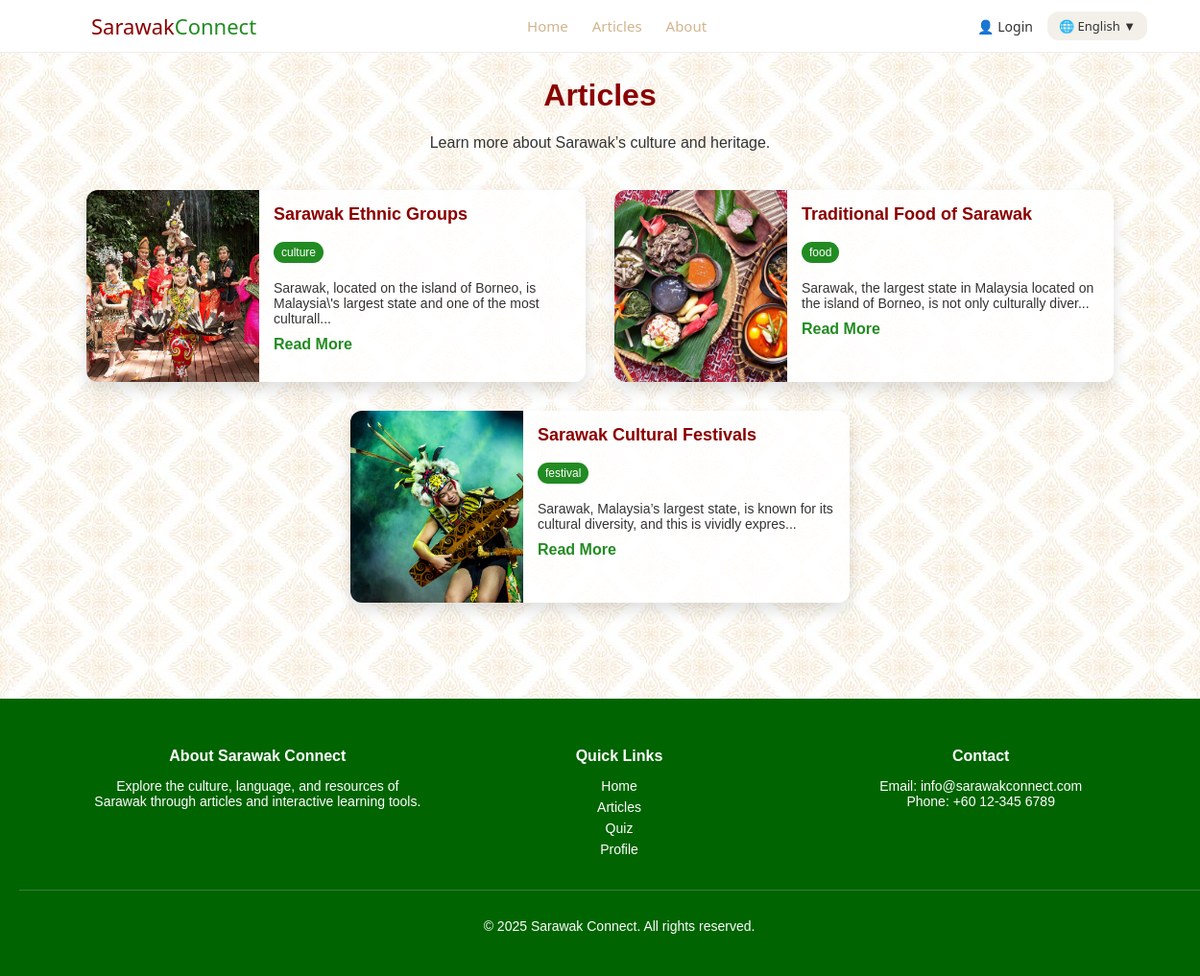
The app's page /articles.php with its own data.
### tables this page shows
CREATE TABLE `articles` (
  `id` int(11) NOT NULL,
  `image` varchar(255) DEFAULT NULL,
  `tag` varchar(50) DEFAULT NULL,
  `title_en` varchar(255) DEFAULT NULL,
  `title_my` varchar(255) DEFAULT NULL,
  `title_zh` varchar(255) DEFAULT NULL,
  `content_en` text DEFAULT NULL,
  `content_my` text DEFAULT NULL,
  `content_zh` text DEFAULT NULL
);

### articles.php (the view, shortened to what this page needs)
<?php
include('includes/db_connect.php');
include('includes/header.php');
$lang = $_SESSION['lang'] ?? 'english';
$title_field = 'title_en';
$content_field = 'content_en';
$text = [
    'english' => ['title' => 'Articles', 'subtitle' => "Learn more about Sarawak’s culture and heritage.", 'read' => 'Read More'],
    'malay'   => ['title' => 'Artikel', 'subtitle' => "Ketahui lebih lanjut tentang budaya dan warisan Sarawak.", 'read' => 'Baca Lagi'],
    'mandarin'=> ['title' => '文章', 'subtitle' => "深入了解砂拉越的文化与遗产。", 'read' => '阅读更多']
];
$t = $text[$lang];
$query = "SELECT id, image, tag, $title_field AS title, $content_field AS content FROM articles";
$result = $conn->query($query);
?>
<div class="articles-page">
  <div class="articles-header">
    <h1><?php echo $t['title']; ?></h1>
    <p><?php echo $t['subtitle']; ?></p>
  </div>
  <div class="articles-list">
    <?php $delay = 0; ?>
    <?php while ($row = $result->fetch_assoc()): ?>
      <div class="article-card" style="animation-delay: <?php echo $delay; ?>s;">
        <img src="images/<?php echo htmlspecialchars($row['image']); ?>" alt="<?php echo htmlspecialchars($row['title']); ?>">
        <div class="article-content">
          <h3>
            <?php echo htmlspecialchars($row['title']); ?>
          </h3>
          <span class="article-tag"><?php echo htmlspecialchars($row['tag']); ?></span>
          <p><?php echo htmlspecialchars(substr($row['content'], 0, 100)) . '...'; ?></p>
          <a href="article.php?id=<?php echo $row['id']; ?>"><?php echo $t['read']; ?></a>
        </div>
      </div>
      <?php $delay += 0.1; ?>
    <?php endwhile; ?>
  </div>
</div>
<?php include('includes/footer.php'); ?>

### includes/header.php (shortened to what this page needs)
<?php
$lang = $_SESSION['lang'] ?? 'english';
$navLabels = [
  'english' => ['home' => 'Home', 'about' => 'About', 'articles' => 'Articles', 'profile' => 'Profile'],
  'malay' => ['home' => 'Laman Utama', 'about' => 'Tentang', 'articles' => 'Artikel', 'profile' => 'Profil'],
  'mandarin' => ['home' => '主页', 'about' => '关于', 'articles' => '文章', 'profile' => '个人资料']
];
$nav = $navLabels[$lang];
?>
<!DOCTYPE html>
<html lang="en">
<head>
<link rel="stylesheet" href="css/style.css">
</head>
<body>
<nav>
  <div class="nav-container">
    <div class="logo">
      <a href="index.php">
        <span class="sarawak-text">Sarawak</span><span class="connect-text">Connect</span>
      </a>
    </div>
    <div class="nav-center">
      <ul class="nav-links" id="nav-links">
        <li><a href="index.php"><?php echo $nav['home']; ?></a></li>
        <li><a href="articles.php"><?php echo $nav['articles']; ?></a></li>
        <li><a href="about.php"><?php echo $nav['about']; ?></a></li>
      </ul>
    </div>
    <ul class="nav-right">
    <?php if (isset($_SESSION['user_id'])): ?>
      <li class="profile-dropdown">
  <div class="profile-toggle">👤 <?php echo htmlspecialchars($_SESSION['username']); ?> <span class="arrow">▼</span></div>
  <ul class="profile-menu">
    <li><a href="profile.php">Profile</a></li>
    <li><a href="logout.php">Log Out</a></li>
  </ul>
</li>
<?php else: ?>
  <li class="profile-link">
    <a href="login.php">👤 Login</a>
  </li>
<?php endif; ?>
      <li class="lang-dropdown" id="lang-dropdown">
        <div class="lang-current" id="lang-toggle">
          🌐 <?php echo ucfirst($lang); ?> ▼
        </div>
      </li>
    </ul>
  </div>
</nav>

### includes/footer.php (shortened to what this page needs)
<?php
$footerLabels = [
  'english' => [
    'about' => 'About Sarawak Connect',
    'desc' => 'Explore the culture, language, and resources of Sarawak through articles and interactive learning tools.',
    'quick' => 'Quick Links',
    'contact' => 'Contact',
    'rights' => 'All rights reserved.'
  ],
  'malay' => [
    'about' => 'Tentang Sarawak Connect',
    'desc' => 'Terokai budaya, bahasa dan sumber Sarawak melalui artikel dan alat pembelajaran interaktif.',
    'quick' => 'Pautan Pantas',
    'contact' => 'Hubungi',
    'rights' => 'Semua hak cipta terpelihara.'
  ],
  'mandarin' => [
    'about' => '关于 Sarawak Connect',
    'desc' => '通过文章和互动学习工具探索砂拉越的文化、语言和资源。',
    'quick' => '快速链接',
    'contact' => '联系方式',
    'rights' => '版权所有。'
  ]
];
$footer = $footerLabels[$_SESSION['lang'] ?? 'english'];
?>
<footer class="main-footer">
  <div class="footer-container">
    <div class="footer-section">
      <h4><?php echo $footer['about']; ?></h4>
      <p><?php echo $footer['desc']; ?></p>
    </div>
    <div class="footer-section">
      <h4><?php echo $footer['quick']; ?></h4>
      <ul>
        <li><a href="index.php"><?php echo $nav['home']; ?></a></li>
        <li><a href="articles.php"><?php echo $nav['articles']; ?></a></li>
        <li><a href="quiz.php">Quiz</a></li>
        <li><a href="profile.php"><?php echo $nav['profile']; ?></a></li>
      </ul>
    </div>
    <div class="footer-section">
      <h4><?php echo $footer['contact']; ?></h4>
      <p>Email: info@sarawakconnect.com<br>Phone: +60 12-345 6789</p>
    </div>
  </div>
  <div class="footer-bottom">
    <p>&copy; 2025 Sarawak Connect. <?php echo $footer['rights']; ?></p>
  </div>
</footer>
</body>
</html>

### css/style.css (style rules this page uses)
body { font-family: Arial, sans-serif; background-color: #f5f5dc; background-image: url('../images/bg.jpg'); background-repeat: repeat; background-size: auto; margin: 0; padding: 0; min-height: 100vh; display: flex; flex-direction: column; }
footer { background-color: #006400; color: white; text-align: center; padding: 20px 0; font-size: 14px; }
.nav-links li { position: relative; }
nav { background-color: white; padding: 12px 20px; border-bottom: 1px solid #eee; position: fixed; width: 100%; top: 0; z-index: 999; font-family: 'Segoe UI', sans-serif; }
.nav-container { display: flex; justify-content: space-between; align-items: center; max-width: 1100px; margin: auto; }
.logo a { text-decoration: none; font-size: 22px; font-weight: 500; }
.sarawak-text { color: #8B0000; }
.connect-text { color: #228B22; }
.nav-center { flex: 1; display: flex; justify-content: center; }
.nav-center ul { display: flex; gap: 25px; list-style: none; margin: 0; padding: 0; }
.nav-center ul li a { text-decoration: none; font-size: 15px; color: #d2b48c; font-weight: 400; transition: 0.2s ease; }
.nav-right { list-style: none; display: flex; justify-content: flex-end; align-items: center; gap: 15px; margin: 0; padding: 0; }
.profile-link a { display: flex; align-items: center; gap: 6px; font-size: 14px; color: #333; text-decoration: none; }
.lang-dropdown { position: relative; font-size: 13px; font-family: 'Segoe UI', sans-serif; }
.lang-current { background-color: #f3f0ea; padding: 6px 12px; border-radius: 12px; cursor: pointer; color: #333; font-weight: 400; transition: background 0.3s; }
.lang-dropdown { position: relative; }
.lang-current { background-color: #f3f0ea; padding: 6px 12px; border-radius: 12px; cursor: pointer; }
html, body { height: 100%; margin: 0; padding: 0; flex-direction: column; }
.main-footer { padding: 30px 20px; background-color: #006400; color: white; font-size: 14px; margin-top: auto; width: 100%; }
.footer-container { display: flex; flex-wrap: wrap; justify-content: space-between; gap: 30px; max-width: 1100px; margin: auto; }
.footer-section { flex: 1; min-width: 200px; }
.footer-section h4 { margin-bottom: 10px; font-size: 16px; font-weight: bold; }
.footer-section ul { list-style: none; padding: 0; }
.footer-section ul li { margin-bottom: 6px; }
.footer-section ul li a { color: white; text-decoration: none; }
.footer-bottom { text-align: center; padding-top: 15px; border-top: 1px solid rgba(255,255,255,0.2); margin-top: 20px; }
.articles-page { padding: 60px 20px; max-width: 1100px; margin: auto; color: #222; }
.articles-header { text-align: center; margin-bottom: 40px; }
.articles-header h1 { font-size: 32px; color: #8B0000; }
.articles-header p { font-size: 16px; color: #333; }
.article-card { display: flex; flex-direction: row; background-color: rgba(255, 255, 255, 0.85); border-radius: 12px; overflow: hidden; box-shadow: 0 8px 16px rgba(0, 0, 0, 0.12); max-width: 520px; width: 100%; min-height: 200px; opacity: 0; transform: translateY(20px); animation: fadeInUp 0.6s ease forwards; }
.article-card img { width: 180px; height: 100%; object-fit: cover; }
.article-content { padding: 15px; flex: 1; }
.article-content h3 { margin-top: 0; font-size: 18px; color: #8B0000; display: flex; align-items: center; gap: 8px; }
.article-content p { font-size: 14px; margin: 10px 0; color: #333; }
.article-content a { color: forestgreen; font-weight: bold; text-decoration: none; }
.article-tag { display: inline-block; background-color: #228B22; color: white; font-size: 12px; padding: 4px 8px; border-radius: 20px; margin-bottom: 8px; }
.articles-list { display: flex; flex-wrap: wrap; gap: 20px; justify-content: center; }
.articles-list { margin-top: 10px; margin-bottom: 40px; display: flex; flex-wrap: wrap; justify-content: center; gap: 30px; width: 100%; max-width: 1100px; }

### records on screen
articles: image (picture), title_en "Sarawak Ethnic Groups", tag "culture", content_en "Sarawak, located on the island of Borneo, is Malaysia\\'s largest state and one of the most culturall"
articles: image (picture), title_en "Traditional Food of Sarawak", tag "food", content_en "Sarawak, the largest state in Malaysia located on the island of Borneo, is not only culturally diver"
articles: image (picture), title_en "Sarawak Cultural Festivals", tag "festival", content_en "Sarawak, Malaysia’s largest state, is known for its cultural diversity, and this is vividly expres"

### other values on screen
$nav['home'] "Home"
$nav['articles'] "Articles"
$nav['about'] "About"
$lang "English"
$t['title'] "Articles"
$t['subtitle'] "Learn more about Sarawak’s culture and heritage."
$footer['about'] "About Sarawak Connect"
$footer['desc'] "Explore the culture, language, and resources of Sarawak through articles and interactive learning tools."
$footer['quick'] "Quick Links"
$nav['profile'] "Profile"
$footer['contact'] "Contact"
$footer['rights'] "All rights reserved."
